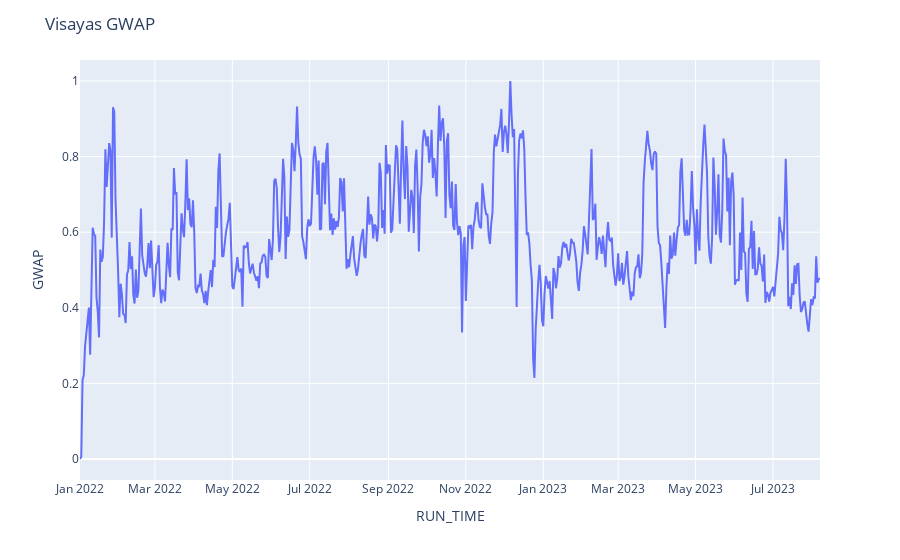
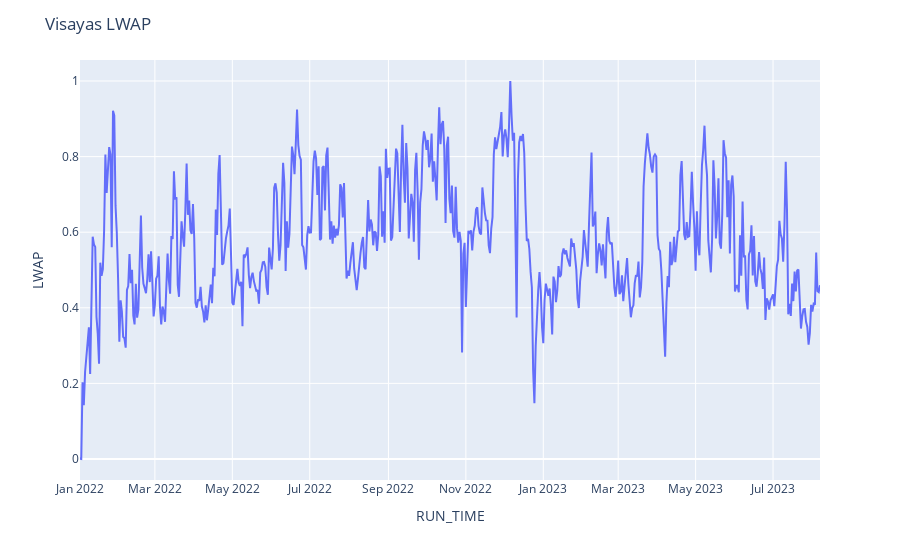

Notebook cell for these charts, in order:
### Code cell
#Plotting Train LWAP ang GWAP
# Create the line plot
gwap_plot = px.line(GWAP_train, x=GWAP_train.index, y='GWAP')
lwap_plot = px.line(LWAP_train, x=LWAP_train.index, y='LWAP')
# Set the title using the ticker value
gwap_plot.update_layout(title=f"Visayas GWAP")
lwap_plot.update_layout(title=f"Visayas LWAP")
# Display the plot
gwap_plot.show()
lwap_plot.show()

### Figure 1 — Plotly figure (JSON) as saved in the notebook; plotly's stock layout.template omitted (floating-point values rounded to 4 significant figures; data arrays with more than 128 entries replaced by an {"elided": "..."} marker saying what was removed)
{"data": [{"hovertemplate": "RUN_TIME=%{x}<br>GWAP=%{y}<extra></extra>", "legendgroup": "", "line": {"color": "#636efa", "dash": "solid"}, "marker": {"symbol": "circle"}, "mode": "lines", "name": "", "orientation": "v", "showlegend": false, "type": "scatter", "x": {"elided": "584 str values"}, "xaxis": "x", "y": {"elided": "584 float values"}, "yaxis": "y"}], "layout": {"legend": {"tracegroupgap": 0}, "margin": {"t": 60}, "title": {"text": "Visayas GWAP"}, "xaxis": {"anchor": "y", "domain": [0, 1], "title": {"text": "RUN_TIME"}}, "yaxis": {"anchor": "x", "domain": [0, 1], "title": {"text": "GWAP"}}}}

### Figure 2 — Plotly figure (JSON) as saved in the notebook; plotly's stock layout.template omitted (floating-point values rounded to 4 significant figures; data arrays with more than 128 entries replaced by an {"elided": "..."} marker saying what was removed)
{"data": [{"hovertemplate": "RUN_TIME=%{x}<br>LWAP=%{y}<extra></extra>", "legendgroup": "", "line": {"color": "#636efa", "dash": "solid"}, "marker": {"symbol": "circle"}, "mode": "lines", "name": "", "orientation": "v", "showlegend": false, "type": "scatter", "x": {"elided": "584 str values"}, "xaxis": "x", "y": {"elided": "584 float values"}, "yaxis": "y"}], "layout": {"legend": {"tracegroupgap": 0}, "margin": {"t": 60}, "title": {"text": "Visayas LWAP"}, "xaxis": {"anchor": "y", "domain": [0, 1], "title": {"text": "RUN_TIME"}}, "yaxis": {"anchor": "x", "domain": [0, 1], "title": {"text": "LWAP"}}}}
